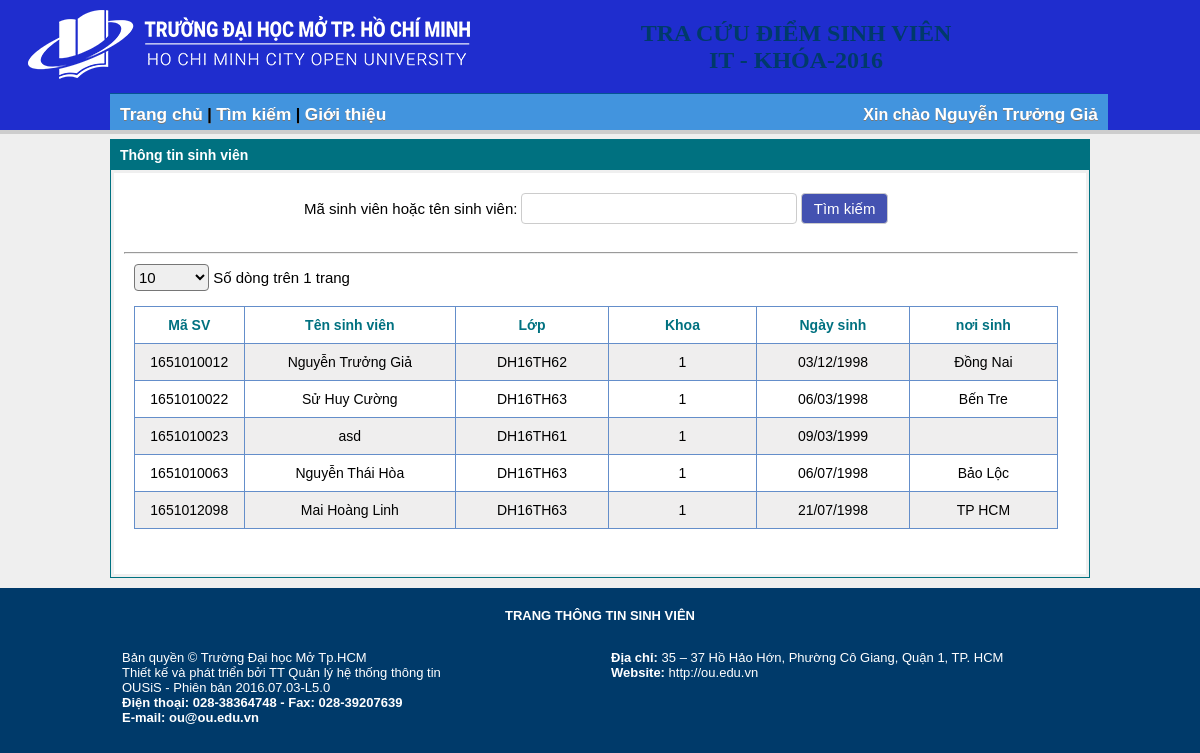
Screenshot of /?frame=information (signed in) with the database file from the repository.
### tables this page shows
CREATE TABLE IF NOT EXISTS `sinhvien` (
  `MSSV` varchar(11) NOT NULL,
  `TenSV` varchar(100) NOT NULL,
  `MaLop` varchar(11) NOT NULL,
  `MaKhoa` int(11) NOT NULL,
  `NgaySinh` varchar(50) DEFAULT NULL,
  `QueQuan` varchar(100) DEFAULT NULL,
  `MatKhau` varchar(16) DEFAULT NULL,
  `NhomTK` int(11) DEFAULT NULL,
  `avatar` varchar(100) NOT NULL
);

### Layout/Table_inf.php (the view, shortened to what this page needs)
<?php
    $result = isset($_REQUEST['datatable_length']);
    if(!$result){
        $length = 10;
    }
    else{
        $length = $_REQUEST['datatable_length'];
    }
?>
<div class="row">
	<div class="col-sm-6">
		<div class="dataTables_leght" id="datatable_length" >
			<label for="">
				<select name="datatable_length" aria-controls="datatable" id="select_length" class="form-control input-sm" onchange="this.form.submit()" >
                    <option <?php if ($length == 10) echo "selected=\"selected\" ";  ?> value="10" >10</option>
                </select> Số dòng trên 1 trang
			</label>
		</div>
		<div class="row">
			<div class="col-sm-12">
				<table id="datatable" class="table" style="font-size: 14px">
					<thead>
                        <tr role="row">
                        	<th style="width: 90px;">Mã SV</th>
                        	<th style="width: 210px;">Tên sinh viên</th>
                        	<th style="width: 140px;">Lớp</th>
                        	<th style="width: 140px;">Khoa</th>
                        	<th style="width: 140px;">Ngày sinh</th>
                        	<th style="width: 140px;">nơi sinh</th>
                        </tr>
                        <?php
                            $sql = 'SELECT *  FROM sinhvien';
                            $i = mysql_num_rows(mysql_query($sql));
                            if($i < $length){
                                $length = $i;
                            }
                            if(isset($_REQUEST['page'])){
                                $page = $_REQUEST['page'] - 1;
                            }else{
                                $page = 0;
                            }
                            $count = 0;
                            $retval = mysql_query("SELECT *  FROM sinhvien LIMIT " . $page*$length . "," . $length);
                            while ( $row = mysql_fetch_array($retval )) {
                                $count++;
                            ?>
                            <tr <?php if($count%2 != 0) echo "id='column'";?>">
                            	<td><?php echo "{$row['MSSV']}";?></td>
                            	<td><?php echo "{$row['TenSV']}";?></td>
                            	<td><?php echo "{$row['MaLop']}";?></td>
                            	<td><?php echo "{$row['MaKhoa']}";?></td>
                            	<td><?php $date = date_format(date_create($row['NgaySinh']), "d/m/Y"); echo "$date";?></td>
                            	<td><?php echo "{$row['QueQuan']}";?></td>
                            </tr>
                            <?php
                                }
                            ?>
				</table>
 			</div>
		</div>
	</div>
</div>
<div>
	<div id="Paging" style="height: 35px;">
		<ul id="pging_ul" style="float: right;">
		</ul>
	</div>
</div>

### Css/style.css (style rules this page uses)
* { margin: 0px; padding: 0px; }
body { background: #003A6A; font-family: Arial, Helvetica, sans-serif; font-size: 13px; }
ul { list-style: none; padding: 0; }
th { text-align: center; }

### Css/Table.css (style rules this page uses)
.col-sm-6, .col-sm-12 { position: relative; min-height: 1px; }
.dataTables_leght { width: 40%; }
div.dataTables_leght label { font-weight: normal; text-align: left; white-space: nowrap; }
label { display: inline-block; max-width: 100%; margin-bottom: 15px; }
div.dataTables_leght select { width: 75px; border-radius: 4px; display: inline-block; }
select.input-sm { height: 27px; line-height: 30px; }
select { text-transform: none; margin: 0; font: inherit; }
th { color: #007180; }
#datatable { border-collapse:collapse; }
.table { border: 1px solid #648eca; }
td,th { padding:10px; }
#datatable thead tr td, #datatable thead tr th { text-align:center; vertical-align:center; }
#datatable thead tr th, #datatable thead tr td { border: 1px solid #648eca; }
#column { background-color: #efeeee; }
#Paging ul { padding: 3px; margin: 5px 20px 5px 5px; }

### rows the page displays
sinhvien: MSSV "1651010012", TenSV "Nguyễn Trưởng Giả", MaLop "DH16TH62", MaKhoa "1", NgaySinh "03/12/1998", QueQuan "Đồng Nai"
sinhvien: MSSV "1651010022", TenSV "Sử Huy Cường", MaLop "DH16TH63", MaKhoa "1", NgaySinh "06/03/1998", QueQuan "Bến Tre"
sinhvien: MSSV "1651010023", TenSV "asd", MaLop "DH16TH61", MaKhoa "1", NgaySinh "09/03/1999"
sinhvien: MSSV "1651010063", TenSV "Nguyễn Thái Hòa", MaLop "DH16TH63", MaKhoa "1", NgaySinh "06/07/1998", QueQuan "Bảo Lộc"
sinhvien: MSSV "1651012098", TenSV "Mai Hoàng Linh", MaLop "DH16TH63", MaKhoa "1", NgaySinh "21/07/1998", QueQuan "TP HCM"

### other values shown
$_SESSION["HoTen"] "Nguyễn Trưởng Giả"
